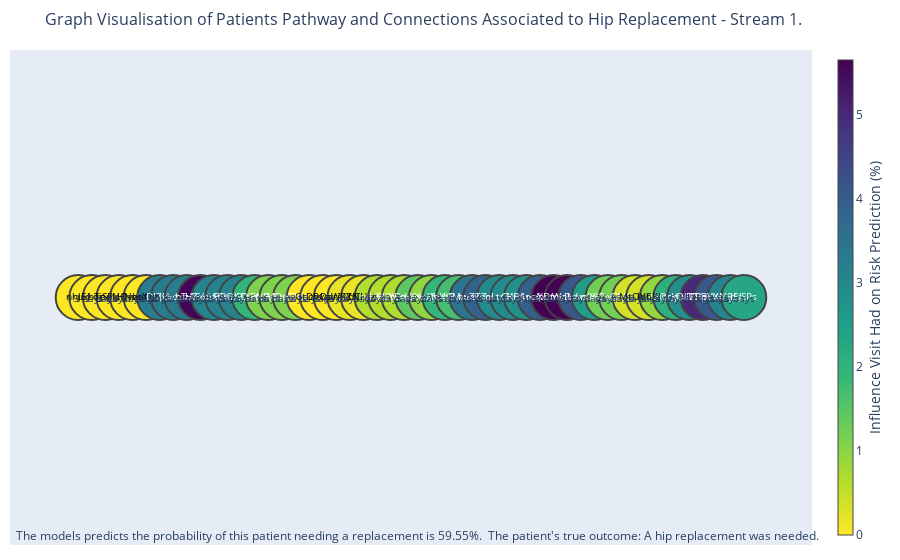

Notebook code cell kept with this figure:
### Markdown cell above
### Plotly/NetworkX Grad-CAM graph

### Code cell
# Get the entire patient's history in a DataFrame
edges_df = graph_plot.create_edges_df_gc(dense_tensor)

# Get the node positions for the graph
pos_df = graph_plot.create_position_df_gc(edges_df)
pos_list = graph_plot.generate_pos_sequence(pos_df['max_codes_per_visit'].max())
pos_df = graph_plot.map_y_coord_to_node(pos_df, pos_list)

l_map = gc.calc_local_map(model, grads, filt_num=1)

timestep_ave_grad_df = gc.calc_timestep_weights(stride, filter_size, l_map, max_timesteps)

read_code_pos_df = gc.map_read_code_labels(pos_df, read_code_map_df, timestep_ave_grad_df)

edge_pos_df = gc.create_edge_pos_df(edges_df, pos_df)

gc.plot_gradcam_plotly(edge_pos_df, pos_df, read_code_pos_df, years_in_advance, logits, outcome, 'all_filters_gradcam')

### Figure 1 — Plotly figure (JSON) as saved in the notebook; plotly's stock layout.template omitted (floating-point values rounded to 4 significant figures; data arrays with more than 128 entries replaced by an {"elided": "..."} marker saying what was removed)
{"data": [{"hoverinfo": "none", "line": {"color": "#888", "width": 0.5}, "mode": "lines", "type": "scatter", "x": {"elided": "147 int values"}, "y": {"elided": "147 int values"}}, {"hoverinfo": "text", "hovertext": ["19 ReadCode descript here", "389 ReadCode descript here", "17 ReadCode descript here", "141 ReadCode descript here", "11 ReadCode descript here", "500 ReadCode descript here", "448 ReadCode descript here", "20 ReadCode descript here", "70 ReadCode descript here", "309 ReadCode descript here", "283 ReadCode descript here", "174 ReadCode descript here", "311 ReadCode descript here", "502 ReadCode descript here", "367 ReadCode descript here", "98 ReadCode descript here", "315 ReadCode descript here", "44 ReadCode descript here", "440 ReadCode descript here", "275 ReadCode descript here", "134 ReadCode descript here", "222 ReadCode descript here", "510 ReadCode descript here", "414 ReadCode descript here", "175 ReadCode descript here", "159 ReadCode descript here", "91 ReadCode descript here", "180 ReadCode descript here", "158 ReadCode descript here", "408 ReadCode descript here", "405 ReadCode descript here", "498 ReadCode descript here", "76 ReadCode descript here", "36 ReadCode descript here", "186 ReadCode descript here", "6 ReadCode descript here", "317 ReadCode descript here", "159 ReadCode descript here", "86 ReadCode descript here", "121 ReadCode descript here", "17 ReadCode descript here", "140 ReadCode descript here", "270 ReadCode descript here", "160 ReadCode descript here", "415 ReadCode descript here", "383 ReadCode descript here", "143 ReadCode descript here", "294 ReadCode descript here", "19 ReadCode descript here", "409 ReadCode descript here"], "marker": {"color": [0, 0, 0, 0, 0, 0, 3.278, 3.278, 3.278, 5.595, 3.126, 3.126, 3.126, 1.927, 1.118, 1.118, 1.118, 0, 0, 0, 0.1786, 0.1786, 0.6604, 0.6604, 0.6873, 1.443, 0.9611, 1.91, 1.705, 3.463, 3.884, 2.935, 2.945, 2.816, 3.942, 5.651, 5.641, 4.108, 2.562, 1.223, 1.223, 0.37, 0.37, 0.9172, 2.079, 2.869, 5.014, 4.097, 3.101, 2.321], "colorbar": {"thickness": 15, "title": {"side": "right", "text": "Influence Visit Had on Risk Prediction (%)"}, "xanchor": "left"}, "colorscale": [[0, "#440154"], [0.1111, "#482878"], [0.2222, "#3e4989"], [0.3333, "#31688e"], [0.4444, "#26828e"], [0.5556, "#1f9e89"], [0.6667, "#35b779"], [0.7778, "#6ece58"], [0.8889, "#b5de2b"], [1, "#fde725"]], "line": {"width": 2}, "reversescale": true, "showscale": true, "size": 45}, "mode": "markers+text", "text": ["nhJEJ", "uxbTn", "qjSPy", "epNQm", "HNbrX", "zaQgi", "DIZvo", "jUebT", "zczAF", "HZxun", "hiAfP", "FouuD", "OhOln", "CtENY", "trGdn", "MDnTI", "qkjBv", "GtDov", "cPOar", "LaWPZ", "iKXNI", "bCHgb", "wKooA", "RlLam", "YBmKY", "kymuj", "xzYhK", "fwoEy", "JVMwZ", "aueTZ", "xryxc", "eLtnH", "CKrgJ", "RAncf", "napnt", "XDmyD", "WoLdx", "kymuj", "sIYVg", "xCaCG", "qjSPy", "MtOuC", "iYhXI", "IaQrJ", "orgQU", "dwDTG", "ZRdcV", "pYXNS", "nhJEJ", "dsSPs"], "textfont": {"color": ["black", "black", "black", "black", "black", "black", "white", "white", "white", "white", "white", "white", "white", "white", "white", "white", "white", "black", "black", "black", "black", "black", "white", "white", "white", "white", "white", "white", "white", "white", "white", "white", "white", "white", "white", "white", "white", "white", "white", "white", "white", "black", "black", "white", "white", "white", "white", "white", "white", "white"], "size": 10}, "textposition": "middle center", "type": "scatter", "x": [0, 1, 2, 3, 4, 5, 6, 7, 8, 9, 10, 11, 12, 13, 14, 15, 16, 17, 18, 19, 20, 21, 22, 23, 24, 25, 26, 27, 28, 29, 30, 31, 32, 33, 34, 35, 36, 37, 38, 39, 40, 41, 42, 43, 44, 45, 46, 47, 48, 49], "y": [0, 0, 0, 0, 0, 0, 0, 0, 0, 0, 0, 0, 0, 0, 0, 0, 0, 0, 0, 0, 0, 0, 0, 0, 0, 0, 0, 0, 0, 0, 0, 0, 0, 0, 0, 0, 0, 0, 0, 0, 0, 0, 0, 0, 0, 0, 0, 0, 0, 0]}], "layout": {"annotations": [{"align": "center", "font": {"size": 10}, "showarrow": false, "text": "15 days", "x": 0.5, "y": 0}, {"align": "center", "font": {"size": 10}, "showarrow": false, "text": "17 days", "x": 1.5, "y": 0}, {"align": "center", "font": {"size": 10}, "showarrow": false, "text": "3 days", "x": 2.5, "y": 0}, {"align": "center", "font": {"size": 10}, "showarrow": false, "text": "24 days", "x": 3.5, "y": 0}, {"align": "center", "font": {"size": 10}, "showarrow": false, "text": "27 days", "x": 4.5, "y": 0}, {"align": "center", "font": {"size": 10}, "showarrow": false, "text": "29 days", "x": 5.5, "y": 0}, {"align": "center", "font": {"size": 10}, "showarrow": false, "text": "20 days", "x": 6.5, "y": 0}, {"align": "center", "font": {"size": 10}, "showarrow": false, "text": "27 days", "x": 7.5, "y": 0}, {"align": "center", "font": {"size": 10}, "showarrow": false, "text": "6 days", "x": 8.5, "y": 0}, {"align": "center", "font": {"size": 10}, "showarrow": false, "text": "28 days", "x": 9.5, "y": 0}, {"align": "center", "font": {"size": 10}, "showarrow": false, "text": "28 days", "x": 10.5, "y": 0}, {"align": "center", "font": {"size": 10}, "showarrow": false, "text": "9 days", "x": 11.5, "y": 0}, {"align": "center", "font": {"size": 10}, "showarrow": false, "text": "25 days", "x": 12.5, "y": 0}, {"align": "center", "font": {"size": 10}, "showarrow": false, "text": "16 days", "x": 13.5, "y": 0}, {"align": "center", "font": {"size": 10}, "showarrow": false, "text": "16 days", "x": 14.5, "y": 0}, {"align": "center", "font": {"size": 10}, "showarrow": false, "text": "11 days", "x": 15.5, "y": 0}, {"align": "center", "font": {"size": 10}, "showarrow": false, "text": "28 days", "x": 16.5, "y": 0}, {"align": "center", "font": {"size": 10}, "showarrow": false, "text": "12 days", "x": 17.5, "y": 0}, {"align": "center", "font": {"size": 10}, "showarrow": false, "text": "8 days", "x": 18.5, "y": 0}, {"align": "center", "font": {"size": 10}, "showarrow": false, "text": "9 days", "x": 19.5, "y": 0}, {"align": "center", "font": {"size": 10}, "showarrow": false, "text": "24 days", "x": 20.5, "y": 0}, {"align": "center", "font": {"size": 10}, "showarrow": false, "text": "1 days", "x": 21.5, "y": 0}, {"align": "center", "font": {"size": 10}, "showarrow": false, "text": "10 days", "x": 22.5, "y": 0}, {"align": "center", "font": {"size": 10}, "showarrow": false, "text": "29 days", "x": 23.5, "y": 0}, {"align": "center", "font": {"size": 10}, "showarrow": false, "text": "5 days", "x": 24.5, "y": 0}, {"align": "center", "font": {"size": 10}, "showarrow": false, "text": "22 days", "x": 25.5, "y": 0}, {"align": "center", "font": {"size": 10}, "showarrow": false, "text": "27 days", "x": 26.5, "y": 0}, {"align": "center", "font": {"size": 10}, "showarrow": false, "text": "8 days", "x": 27.5, "y": 0}, {"align": "center", "font": {"size": 10}, "showarrow": false, "text": "11 days", "x": 28.5, "y": 0}, {"align": "center", "font": {"size": 10}, "showarrow": false, "text": "13 days", "x": 29.5, "y": 0}, {"align": "center", "font": {"size": 10}, "showarrow": false, "text": "6 days", "x": 30.5, "y": 0}, {"align": "center", "font": {"size": 10}, "showarrow": false, "text": "4 days", "x": 31.5, "y": 0}, {"align": "center", "font": {"size": 10}, "showarrow": false, "text": "13 days", "x": 32.5, "y": 0}, {"align": "center", "font": {"size": 10}, "showarrow": false, "text": "30 days", "x": 33.5, "y": 0}, {"align": "center", "font": {"size": 10}, "showarrow": false, "text": "23 days", "x": 34.5, "y": 0}, {"align": "center", "font": {"size": 10}, "showarrow": false, "text": "9 days", "x": 35.5, "y": 0}, {"align": "center", "font": {"size": 10}, "showarrow": false, "text": "2 days", "x": 36.5, "y": 0}, {"align": "center", "font": {"size": 10}, "showarrow": false, "text": "24 days", "x": 37.5, "y": 0}, {"align": "center", "font": {"size": 10}, "showarrow": false, "text": "1 days", "x": 38.5, "y": 0}, {"align": "center", "font": {"size": 10}, "showarrow": false, "text": "26 days", "x": 39.5, "y": 0}, {"align": "center", "font": {"size": 10}, "showarrow": false, "text": "29 days", "x": 40.5, "y": 0}, {"align": "center", "font": {"size": 10}, "showarrow": false, "text": "29 days", "x": 41.5, "y": 0}, {"align": "center", "font": {"size": 10}, "showarrow": false, "text": "9 days", "x": 42.5, "y": 0}, {"align": "center", "font": {"size": 10}, "showarrow": false, "text": "2 days", "x": 43.5, "y": 0}, {"align": "center", "font": {"size": 10}, "showarrow": false, "text": "15 days", "x": 44.5, "y": 0}, {"align": "center", "font": {"size": 10}, "showarrow": false, "text": "19 days", "x": 45.5, "y": 0}, {"align": "center", "font": {"size": 10}, "showarrow": false, "text": "28 days", "x": 46.5, "y": 0}, {"align": "center", "font": {"size": 10}, "showarrow": false, "text": "3 days", "x": 47.5, "y": 0}, {"align": "center", "font": {"size": 10}, "showarrow": false, "text": "25 days", "x": 48.5, "y": 0}, {"showarrow": false, "text": "The models predicts the probability of this patient needing a replacement is 59.55%. \nThe patient's true outcome: A hip replacement was needed.", "x": 0.005, "xref": "paper", "y": -0.002, "yref": "paper"}], "hovermode": "closest", "margin": {"b": 15, "l": 10, "r": 5, "t": 50}, "showlegend": false, "title": {"font": {"size": 16}, "text": "Graph Visualisation of Patients Pathway and Connections Associated to Hip Replacement - Stream 1."}, "xaxis": {"showgrid": false, "showticklabels": false, "zeroline": false}, "yaxis": {"showgrid": false, "showticklabels": false, "zeroline": false}}}
